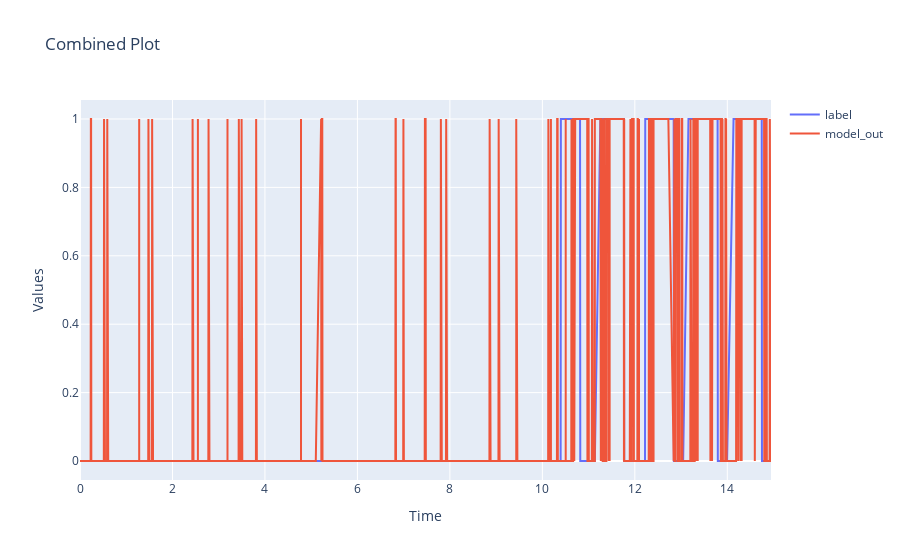
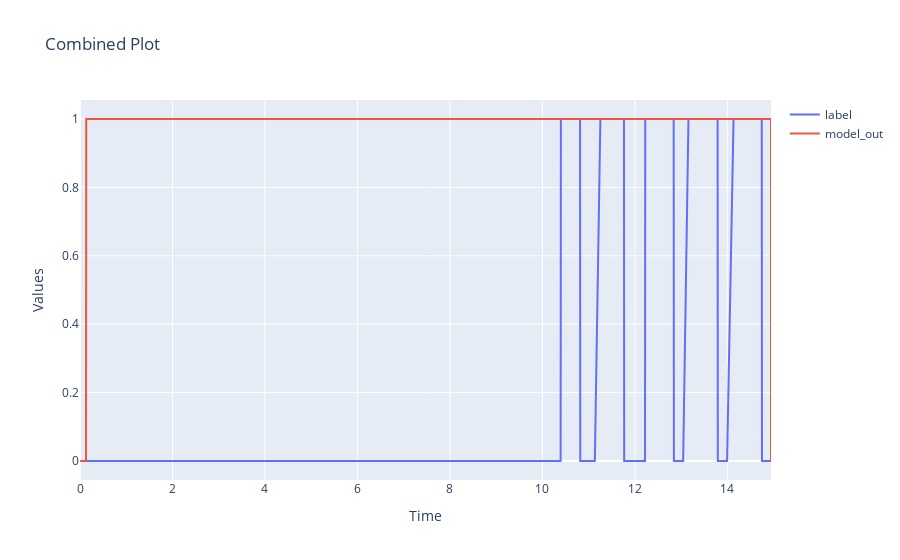
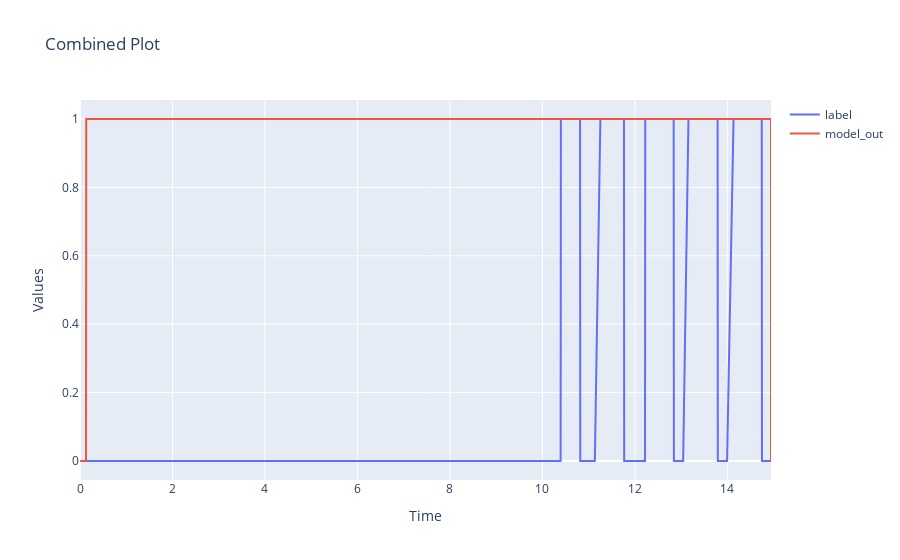

Notebook cell for these charts, in order:
### Markdown cell above
# testing

### Code cell
import matplotlib.pyplot as plt
import plotly.graph_objs as go
def get_features_dof(features, joint_number):
    j = joint_number
    feature_j = []
    for i in range(len(features)) :
        feature_j.append(f'{features[i]}{j}' )
    return feature_j

# trained with training set
#contact_detection_path= main_path + 'model_cnnLSTMtest_source_robot.pth'

#model_contact = copy.deepcopy(models[0])
#checkpoint = torch.load(contact_detection_path)
#model_contact.load_state_dict(checkpoint["model_state_dict"])
#model_contact.to(device)

features = ['tau_J', 'tau_ext', 'e', 'de']
dof = 7
#features_num = len(features)*dof
num_features_lstm = len(features)
window_length = 28
device = torch.device("cuda:0" if torch.cuda.is_available() else "cpu")
testing_data = pd.read_csv('/home/rzma/myProjects/contactInterpretation/frankaRobot/DATA/dataset/2024_07_24_link5/labeled_data.csv')
testing_data['model_out'] = testing_data.label
testing_data = testing_data[testing_data.index < 3000]; testing_data.reset_index(inplace=True)


for model in models:
    model_contact = copy.deepcopy(model)
    model_contact.eval()

    for t_i in range(window_length, testing_data.shape[0]):
        #building data window
        window = []
        for joint_number in range(dof):
            feature_j = get_features_dof(features=features, joint_number=joint_number)
            joint_row = np.hstack(testing_data[feature_j][t_i-window_length:t_i].values)
            window.append(joint_row)
            
        window = np.array([window])
        window = torch.tensor(window).to(device).double()
        with torch.no_grad():
            #window = transform(window).to(device).float()
            model_out = model_contact(window)
            probabilities = F.softmax(model_out)
            #model_out = (probabilities > 0.6).int() 

            testing_data.loc[t_i-1, 'model_out'] =probabilities.argmax().item()#probabilities[probabilities.argmax().item()].item()*probabilities.argmax().item()


    # Create traces for the first dataset
    traces = []
    traces.append(go.Scatter(x=testing_data['time'], y=testing_data['label'], mode='lines', name='label'))
    traces.append(go.Scatter(x=testing_data['time'], y=testing_data['model_out'], mode='lines', name='model_out'))

    # Create the layout
    layout = go.Layout(
        title='Combined Plot',
        xaxis=dict(title='Time'),
        yaxis=dict(title='Values'),
        showlegend=True
    )

    # Create the figure and plot it
    fig = go.Figure(data=traces, layout=layout)
    fig.show()
    # calculate latency per contact event
    n = 80
    detection_delays = []
    true_label_index = testing_data.label[testing_data.label.diff()>0.9].index
    no_contact_start_index = testing_data.label[testing_data.label.diff()<-0.8].index
    no_contact_start_index = no_contact_start_index[no_contact_start_index>true_label_index[0]]

    predicted_label_index = testing_data.model_out[testing_data.model_out.diff()>0.9].index
    true_positive= np.zeros_like(true_label_index)
    counter = 0
    for i, end_i in zip(true_label_index, no_contact_start_index):
        state = False
        for j in range(end_i-i): 
            #if testing_data.model_out[i+j]:
            if (i+j) in predicted_label_index:
                detection_delays.append(testing_data.time[i+j]-testing_data.time[i])
                true_positive[counter]=1
                counter = counter +1
                state=True
                break
        if not state:
            true_positive[counter]=0
            counter = counter +1


    print('Single contact analysis')
    print(f'Correctly detected contacts(TP): {np.sum(true_positive)},   contact labels: {len(true_label_index)}, percision: {np.sum(true_positive)/len(true_label_index)} ')
    print(f'Effective Detection delay: {np.sum(detection_delays)/len(detection_delays):.3f} seconds')
    %matplotlib inline
    #plt.hist(detection_delays, bins=20)
    #plt.show()
    #plt.boxplot(detection_delays)

### Figure 1 — Plotly figure (JSON) as saved in the notebook; plotly's stock layout.template omitted (floating-point values rounded to 4 significant figures; data arrays with more than 128 entries replaced by an {"elided": "..."} marker saying what was removed)
{"data": [{"mode": "lines", "name": "label", "type": "scatter", "x": {"elided": "3000 float values"}, "y": {"elided": "3000 int values"}}, {"mode": "lines", "name": "model_out", "type": "scatter", "x": {"elided": "3000 float values"}, "y": {"elided": "3000 int values"}}], "layout": {"showlegend": true, "title": {"text": "Combined Plot"}, "xaxis": {"title": {"text": "Time"}}, "yaxis": {"title": {"text": "Values"}}}}

### Figure 2 — Plotly figure (JSON) as saved in the notebook; plotly's stock layout.template omitted (floating-point values rounded to 4 significant figures; data arrays with more than 128 entries replaced by an {"elided": "..."} marker saying what was removed)
{"data": [{"mode": "lines", "name": "label", "type": "scatter", "x": {"elided": "3000 float values"}, "y": {"elided": "3000 int values"}}, {"mode": "lines", "name": "model_out", "type": "scatter", "x": {"elided": "3000 float values"}, "y": {"elided": "3000 int values"}}], "layout": {"showlegend": true, "title": {"text": "Combined Plot"}, "xaxis": {"title": {"text": "Time"}}, "yaxis": {"title": {"text": "Values"}}}}

### Figure 3 — Plotly figure (JSON) as saved in the notebook; plotly's stock layout.template omitted (floating-point values rounded to 4 significant figures; data arrays with more than 128 entries replaced by an {"elided": "..."} marker saying what was removed)
{"data": [{"mode": "lines", "name": "label", "type": "scatter", "x": {"elided": "3000 float values"}, "y": {"elided": "3000 int values"}}, {"mode": "lines", "name": "model_out", "type": "scatter", "x": {"elided": "3000 float values"}, "y": {"elided": "3000 int values"}}], "layout": {"showlegend": true, "title": {"text": "Combined Plot"}, "xaxis": {"title": {"text": "Time"}}, "yaxis": {"title": {"text": "Values"}}}}
